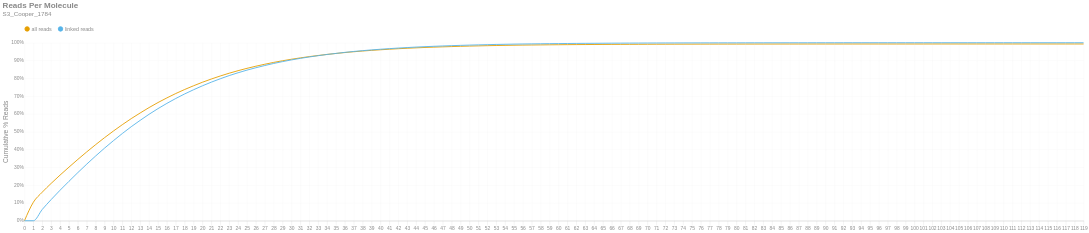

The code cell stored with this chart in its notebook:
### Markdown cell above
### Reads per Molecule
This chart shows the cumulative distribution of the number of reads per linked molecule. That is, how many alignments are associated with a unique molecule. This excludes the number of reads associated with invalid or absent linked-read barcodes. The `linked` histogram is the percentages recalculated when disregarding singletons.

### Code cell
if SKIPLR:
    print_html(f"Skipped")
else:
    counts = np.bincount(valids['reads'].cast(pl.Int64).to_numpy())
    weighted = counts * np.arange(len(counts))
    all_perc = weighted / n_reads
    linked_perc = weighted / n_linked_reads
    linked_perc[1] = 0
    binned_df = pl.DataFrame({
        'readsper': list(range(len(counts))),
        'all reads (cumsum)': np.cumsum(all_perc).tolist(),
        'linked reads (cumsum)': np.cumsum(linked_perc).tolist(),
    })

    with SafeRender(binned_df):
        (
            density_plot(binned_df, 'Reads Per Molecule', samplename, 'readspmol')
            .encode(
                x=alt.X('readsper:O', title=None).axis(labelAngle=0).scale(padding=0),
                y=alt.Y('value:Q', title='Cumulative % Reads').axis(format='%').stack(False),
                color=alt.Color("key:N").scale(domain=["all reads", "linked reads"]),
                tooltip=[
                    alt.Tooltip("key:N", title="Data Type"),
                    alt.Tooltip("readsper:O", title="Reads Per Molecule"),
                    alt.Tooltip("value:Q", format=".2%", title="% Reads (Cum.)")
                ]            
            )
        ).display()

### Figure 1 — Vega-Lite specification as saved in the notebook (floating-point values rounded to 4 significant figures)
{"width": "container", "height": 400, "config": {"title": {"anchor": "start", "dy": -15, "fontSize": 18, "color": "#888888", "subtitleColor": "#888888", "subtitleFontSize": 14}, "arc": {"fill": "#0072B2"}, "axis": {"domainColor": "#888888", "domainWidth": 0.5, "gridWidth": 0.2, "grid": false, "titleFontWeight": 400, "titleFontSize": 15, "labelFontSize": 11, "labelColor": "#888888", "tickColor": "#888888", "tickWidth": 0.2, "titleColor": "#888888"}, "axisBand": {"grid": false}, "axisX": {"grid": true, "tickSize": 10, "domainCap": "round"}, "axisY": {"domain": false, "grid": true, "tickSize": 0, "domainCap": "round"}, "background": "transparent", "header": {"labelFontSize": 15, "labelColor": "#888888", "titleFontSize": 15, "titleFontWeight": 600, "titleColor": "#888888"}, "legend": {"labelFont": "sans-serif", "labelFontSize": 12, "labelColor": "#888888", "symbolSize": 100, "symbolType": "circle", "titleFontSize": 12, "titlePadding": 10, "titleColor": "#888888", "title": null, "orient": "top"}, "range": {"category": ["#E69F00", "#56B4E9", "#009E73", "#F0E442", "#0072B2", "#D55E00", "#CC79A7", "#000000"], "diverging": ["#cfe8f3", "#a2d4ec", "#73bfe2", "#46abdb", "#1696d2", "#12719e"]}, "area": {"fill": "#0072B2", "fillOpacity": 0.7, "line": true, "strokeOpacity": 0.7}, "line": {"color": "#0072B2", "stroke": "#0072B2", "strokeWidth": 2}, "trail": {"color": "#0072B2", "stroke": "#0072B2", "strokeWidth": 0, "size": 1}, "point": {"filled": true, "fillOpacity": 1.0, "size": 95}, "text": {"color": "#888888", "fontSize": 11, "align": "right", "fontWeight": 400, "size": 11}, "bar": {"fill": "#0072B2", "stroke": null}, "view": {"stroke": null, "continuousWidth": 660, "continuousHeight": 400}}, "data": {"name": "data-147c7ae2f81b72ba00eadceea2bd0ee6"}, "mark": {"type": "line", "interpolate": "monotone", "point": {"opacity": 0, "size": 275}}, "encoding": {"color": {"field": "key", "scale": {"domain": ["all reads", "linked reads"]}, "type": "nominal"}, "tooltip": [{"field": "key", "title": "Data Type", "type": "nominal"}, {"field": "readsper", "title": "Reads Per Molecule", "type": "ordinal"}, {"field": "value", "format": ".2%", "title": "% Reads (Cum.)", "type": "quantitative"}], "x": {"axis": {"labelAngle": 0}, "field": "readsper", "scale": {"padding": 0}, "title": null, "type": "ordinal"}, "y": {"axis": {"format": "%"}, "field": "value", "stack": false, "title": "Cumulative % Reads", "type": "quantitative"}}, "params": [{"name": "param_c36ac31b6afebe62", "select": {"type": "point", "fields": ["key"]}, "bind": "legend"}], "title": {"text": "Reads Per Molecule", "subtitle": "S3_Cooper_1784"}, "transform": [{"fold": ["all reads (cumsum)", "linked reads (cumsum)"]}, {"calculate": "replace(datum.key, ' (cumsum)', '')", "as": "key"}, {"filter": {"param": "param_c36ac31b6afebe62"}}], "usermeta": {"embedOptions": {"downloadFileName": "S3_Cooper_1784.readspmol"}}, "$schema": "https://vega.github.io/schema/vega-lite/v6.1.0.json", "datasets": {"data-147c7ae2f81b72ba00eadceea2bd0ee6": [{"readsper": 0, "all reads (cumsum)": 0.0, "linked reads (cumsum)": 0.0}, {"readsper": 1, "all reads (cumsum)": 0.1041, "linked reads (cumsum)": 0.0}, {"readsper": 2, "all reads (cumsum)": 0.1605, "linked reads (cumsum)": 0.06342}, {"readsper": 3, "all reads (cumsum)": 0.2099, "linked reads (cumsum)": 0.119}, {"readsper": 4, "all reads (cumsum)": 0.2564, "linked reads (cumsum)": 0.1713}, {"readsper": 5, "all reads (cumsum)": 0.3009, "linked reads (cumsum)": 0.2215}, {"readsper": 6, "all reads (cumsum)": 0.3447, "linked reads (cumsum)": 0.2706}, {"readsper": 7, "all reads (cumsum)": 0.3868, "linked reads (cumsum)": 0.318}, {"readsper": 8, "all reads (cumsum)": 0.4276, "linked reads (cumsum)": 0.3639}, {"readsper": 9, "all reads (cumsum)": 0.4667, "linked reads (cumsum)": 0.4079}, {"readsper": 10, "all reads (cumsum)": 0.5041, "linked reads (cumsum)": 0.45}, {"readsper": 11, "all reads (cumsum)": 0.5398, "linked reads (cumsum)": 0.4902}, {"readsper": 12, "all reads (cumsum)": 0.5737, "linked reads (cumsum)": 0.5283}, {"readsper": 13, "all reads (cumsum)": 0.6053, "linked reads (cumsum)": 0.5639}, {"readsper": 14, "all reads (cumsum)": 0.6356, "linked reads (cumsum)": 0.598}, {"readsper": 15, "all reads (cumsum)": 0.6638, "linked reads (cumsum)": 0.6297}, {"readsper": 16, "all reads (cumsum)": 0.69, "linked reads (cumsum)": 0.6592}, {"readsper": 17, "all reads (cumsum)": 0.7146, "linked reads (cumsum)": 0.6868}, {"readsper": 18, "all reads (cumsum)": 0.7372, "linked reads (cumsum)": 0.7123}, {"readsper": 19, "all reads (cumsum)": 0.7582, "linked reads (cumsum)": 0.7359}, {"readsper": 20, "all reads (cumsum)": 0.7779, "linked reads (cumsum)": 0.7581}, {"readsper": 21, "all reads (cumsum)": 0.7962, "linked reads (cumsum)": 0.7786}, {"readsper": 22, "all reads (cumsum)": 0.813, "linked reads (cumsum)": 0.7976}, {"readsper": 23, "all reads (cumsum)": 0.8287, "linked reads (cumsum)": 0.8152}, {"readsper": 24, "all reads (cumsum)": 0.843, "linked reads (cumsum)": 0.8312}, {"readsper": 25, "all reads (cumsum)": 0.8561, "linked reads (cumsum)": 0.846}, {"readsper": 26, "all reads (cumsum)": 0.8681, "linked reads (cumsum)": 0.8595}, {"readsper": 27, "all reads (cumsum)": 0.8791, "linked reads (cumsum)": 0.8719}, {"readsper": 28, "all reads (cumsum)": 0.8894, "linked reads (cumsum)": 0.8835}, {"readsper": 29, "all reads (cumsum)": 0.8987, "linked reads (cumsum)": 0.8939}, {"readsper": 30, "all reads (cumsum)": 0.9071, "linked reads (cumsum)": 0.9034}, {"readsper": 31, "all reads (cumsum)": 0.9148, "linked reads (cumsum)": 0.9121}, {"readsper": 32, "all reads (cumsum)": 0.9219, "linked reads (cumsum)": 0.92}, {"readsper": 33, "all reads (cumsum)": 0.9283, "linked reads (cumsum)": 0.9272}, {"readsper": 34, "all reads (cumsum)": 0.9343, "linked reads (cumsum)": 0.9339}, {"readsper": 35, "all reads (cumsum)": 0.9396, "linked reads (cumsum)": 0.9399}, {"readsper": 36, "all reads (cumsum)": 0.9448, "linked reads (cumsum)": 0.9458}, {"readsper": 37, "all reads (cumsum)": 0.9493, "linked reads (cumsum)": 0.9509}, {"readsper": 38, "all reads (cumsum)": 0.9534, "linked reads (cumsum)": 0.9555}, {"readsper": 39, "all reads (cumsum)": 0.9571, "linked reads (cumsum)": 0.9596}, {"readsper": 40, "all reads (cumsum)": 0.9604, "linked reads (cumsum)": 0.9634}, {"readsper": 41, "all reads (cumsum)": 0.9635, "linked reads (cumsum)": 0.9668}, {"readsper": 42, "all reads (cumsum)": 0.9663, "linked reads (cumsum)": 0.97}, {"readsper": 43, "all reads (cumsum)": 0.9688, "linked reads (cumsum)": 0.9728}, {"readsper": 44, "all reads (cumsum)": 0.9712, "linked reads (cumsum)": 0.9755}, {"readsper": 45, "all reads (cumsum)": 0.9733, "linked reads (cumsum)": 0.9778}, {"readsper": 46, "all reads (cumsum)": 0.9751, "linked reads (cumsum)": 0.9799}, {"readsper": 47, "all reads (cumsum)": 0.9768, "linked reads (cumsum)": 0.9818}, {"readsper": 48, "all reads (cumsum)": 0.9783, "linked reads (cumsum)": 0.9835}, {"readsper": 49, "all reads (cumsum)": 0.9797, "linked reads (cumsum)": 0.9851}, {"readsper": 50, "all reads (cumsum)": 0.9811, "linked reads (cumsum)": 0.9866}, {"readsper": 51, "all reads (cumsum)": 0.9823, "linked reads (cumsum)": 0.988}, {"readsper": 52, "all reads (cumsum)": 0.9834, "linked reads (cumsum)": 0.9892}, {"readsper": 53, "all reads (cumsum)": 0.9843, "linked reads (cumsum)": 0.9903}, {"readsper": 54, "all reads (cumsum)": 0.9852, "linked reads (cumsum)": 0.9912}, {"readsper": 55, "all reads (cumsum)": 0.986, "linked reads (cumsum)": 0.9921}, {"readsper": 56, "all reads (cumsum)": 0.9867, "linked reads (cumsum)": 0.9929}, {"readsper": 57, "all reads (cumsum)": 0.9873, "linked reads (cumsum)": 0.9936}, {"readsper": 58, "all reads (cumsum)": 0.9878, "linked reads (cumsum)": 0.9941}, {"readsper": 59, "all reads (cumsum)": 0.9883, "linked reads (cumsum)": 0.9948}, {"readsper": 60, "all reads (cumsum)": 0.9887, "linked reads (cumsum)": 0.9952}, {"readsper": 61, "all reads (cumsum)": 0.9891, "linked reads (cumsum)": 0.9957}, {"readsper": 62, "all reads (cumsum)": 0.9895, "linked reads (cumsum)": 0.9961}, {"readsper": 63, "all reads (cumsum)": 0.9898, "linked reads (cumsum)": 0.9964}, {"readsper": 64, "all reads (cumsum)": 0.9901, "linked reads (cumsum)": 0.9967}, {"readsper": 65, "all reads (cumsum)": 0.9904, "linked reads (cumsum)": 0.9971}, {"readsper": 66, "all reads (cumsum)": 0.9906, "linked reads (cumsum)": 0.9974}, {"readsper": 67, "all reads (cumsum)": 0.9908, "linked reads (cumsum)": 0.9976}, {"readsper": 68, "all reads (cumsum)": 0.991, "linked reads (cumsum)": 0.9978}, {"readsper": 69, "all reads (cumsum)": 0.9912, "linked reads (cumsum)": 0.998}, {"readsper": 70, "all reads (cumsum)": 0.9914, "linked reads (cumsum)": 0.9983}, {"readsper": 71, "all reads (cumsum)": 0.9916, "linked reads (cumsum)": 0.9984}, {"readsper": 72, "all reads (cumsum)": 0.9917, "linked reads (cumsum)": 0.9986}, {"readsper": 73, "all reads (cumsum)": 0.9919, "linked reads (cumsum)": 0.9988}, {"readsper": 74, "all reads (cumsum)": 0.992, "linked reads (cumsum)": 0.9989}, {"readsper": 75, "all reads (cumsum)": 0.9921, "linked reads (cumsum)": 0.999}, {"readsper": 76, "all reads (cumsum)": 0.9922, "linked reads (cumsum)": 0.9991}, {"readsper": 77, "all reads (cumsum)": 0.9923, "linked reads (cumsum)": 0.9992}, {"readsper": 78, "all reads (cumsum)": 0.9923, "linked reads (cumsum)": 0.9993}, {"readsper": 79, "all reads (cumsum)": 0.9924, "linked reads (cumsum)": 0.9993}, {"readsper": 80, "all reads (cumsum)": 0.9924, "linked reads (cumsum)": 0.9994}, {"readsper": 81, "all reads (cumsum)": 0.9925, "linked reads (cumsum)": 0.9994}, {"readsper": 82, "all reads (cumsum)": 0.9925, "linked reads (cumsum)": 0.9995}, {"readsper": 83, "all reads (cumsum)": 0.9925, "linked reads (cumsum)": 0.9995}, {"readsper": 84, "all reads (cumsum)": 0.9926, "linked reads (cumsum)": 0.9996}, {"readsper": 85, "all reads (cumsum)": 0.9926, "linked reads (cumsum)": 0.9996}, {"readsper": 86, "all reads (cumsum)": 0.9927, "linked reads (cumsum)": 0.9997}, {"readsper": 87, "all reads (cumsum)": 0.9927, "linked reads (cumsum)": 0.9997}, {"readsper": 88, "all reads (cumsum)": 0.9927, "linked reads (cumsum)": 0.9997}, {"readsper": 89, "all reads (cumsum)": 0.9928, "linked reads (cumsum)": 0.9998}, {"readsper": 90, "all reads (cumsum)": 0.9928, "linked reads (cumsum)": 0.9998}, {"readsper": 91, "all reads (cumsum)": 0.9928, "linked reads (cumsum)": 0.9998}, {"readsper": 92, "all reads (cumsum)": 0.9928, "linked reads (cumsum)": 0.9998}, {"readsper": 93, "all reads (cumsum)": 0.9928, "linked reads (cumsum)": 0.9998}, {"readsper": 94, "all reads (cumsum)": 0.9928, "linked reads (cumsum)": 0.9999}, {"readsper": 95, "all reads (cumsum)": 0.9929, "linked reads (cumsum)": 0.9999}, {"readsper": 96, "all reads (cumsum)": 0.9929, "linked reads (cumsum)": 0.9999}, {"readsper": 97, "all reads (cumsum)": 0.9929, "linked reads (cumsum)": 0.9999}, {"readsper": 98, "all reads (cumsum)": 0.9929, "linked reads (cumsum)": 0.9999}, {"readsper": 99, "all reads (cumsum)": 0.9929, "linked reads (cumsum)": 0.9999}, {"readsper": 100, "all reads (cumsum)": 0.9929, "linked reads (cumsum)": 0.9999}, {"readsper": 101, "all reads (cumsum)": 0.9929, "linked reads (cumsum)": 0.9999}, {"readsper": 102, "all reads (cumsum)": 0.9929, "linked reads (cumsum)": 0.9999}, {"readsper": 103, "all reads (cumsum)": 0.9929, "linked reads (cumsum)": 0.9999}, {"readsper": 104, "all reads (cumsum)": 0.9929, "linked reads (cumsum)": 0.9999}, {"readsper": 105, "all reads (cumsum)": 0.9929, "linked reads (cumsum)": 1.0}, {"readsper": 106, "all reads (cumsum)": 0.9929, "linked reads (cumsum)": 1.0}, {"readsper": 107, "all reads (cumsum)": 0.9929, "linked reads (cumsum)": 1.0}, {"readsper": 108, "all reads (cumsum)": 0.9929, "linked reads (cumsum)": 1.0}, {"readsper": 109, "all reads (cumsum)": 0.9929, "linked reads (cumsum)": 1.0}, {"readsper": 110, "all reads (cumsum)": 0.993, "linked reads (cumsum)": 1.0}, {"readsper": 111, "all reads (cumsum)": 0.993, "linked reads (cumsum)": 1.0}, {"readsper": 112, "all reads (cumsum)": 0.993, "linked reads (cumsum)": 1.0}, {"readsper": 113, "all reads (cumsum)": 0.993, "linked reads (cumsum)": 1.0}, {"readsper": 114, "all reads (cumsum)": 0.993, "linked reads (cumsum)": 1.0}, {"readsper": 115, "all reads (cumsum)": 0.993, "linked reads (cumsum)": 1.0}, {"readsper": 116, "all reads (cumsum)": 0.993, "linked reads (cumsum)": 1.0}, {"readsper": 117, "all reads (cumsum)": 0.993, "linked reads (cumsum)": 1.0}, {"readsper": 118, "all reads (cumsum)": 0.993, "linked reads (cumsum)": 1.0}, {"readsper": 119, "all reads (cumsum)": 0.993, "linked reads (cumsum)": 1.0}]}}
